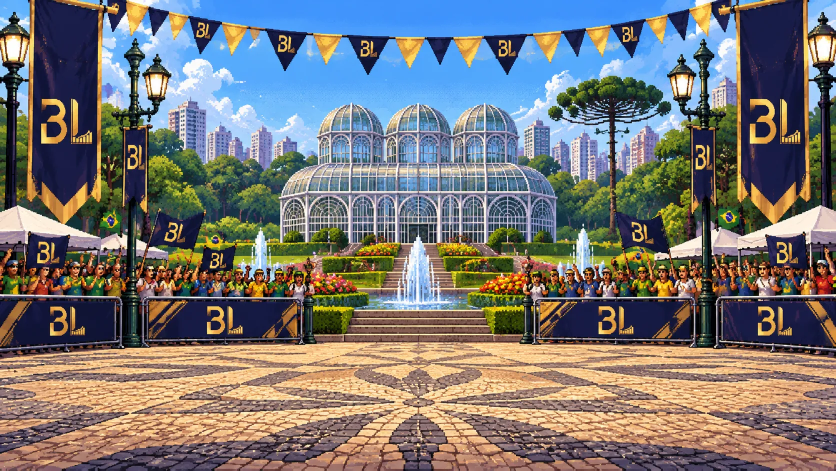
#> input picture scripts/stage-art/curitiba-brasil-leads/source.webp, 1672 x 941 px (shown at 1/2 size)
$ python prepare_curitiba_brasil_leads.py
#> lines starting #> are read from the running program, lines starting #| are printed output that depends on the picture
"""Prepares the CURITIBA BRASIL LEADS stage art (Rodolfo's stage, Brasil Leads) from the official
illustration.

Input : scripts/stage-art/curitiba-brasil-leads/source.webp (1672x941: a petit-pavé plaza in front of
        the Jardim Botânico greenhouse, fountains, flower beds, an araucaria, the skyline,
        Brazilian flags, the crowd behind Brasil Leads barriers, pennants and banners)
Output: public/stages/curitiba-brasil-leads/background.jpg, scaled to the stage's display size.

A still scene with no flyover; the crowd bands are animated from the background itself
(StageConfig.art.crowd), so there are no separate layers.

Offline tool only (not part of the build). Requires Python 3 + Pillow:
    python scripts/stage-art/curitiba-brasil-leads/prepare_curitiba_brasil_leads.py
"""

from pathlib import Path

from PIL import Image

ROOT = Path(__file__).resolve().parents[3]
SOURCE = ROOT / 'scripts/stage-art/curitiba-brasil-leads/source.webp'
OUT = ROOT / 'public/stages/curitiba-brasil-leads'
# Same display scale as the other stages: the art is a bit wider than the 960 px screen so the
# camera can scroll over it with parallax.
DISPLAY_SCALE = 960 * 1.12 / 1672


def main() -> None:
    image = Image.open(SOURCE).convert('RGB')
#> image is the input picture: PIL image 1672x941 RGB; mean R, G, B 121, 119, 117.8
    size = (round(image.width * DISPLAY_SCALE), round(image.height * DISPLAY_SCALE))
#> size = (1075, 605)
    OUT.mkdir(parents=True, exist_ok=True)
    image.resize(size, Image.LANCZOS).save(OUT / 'background.jpg', quality=92, optimize=True)
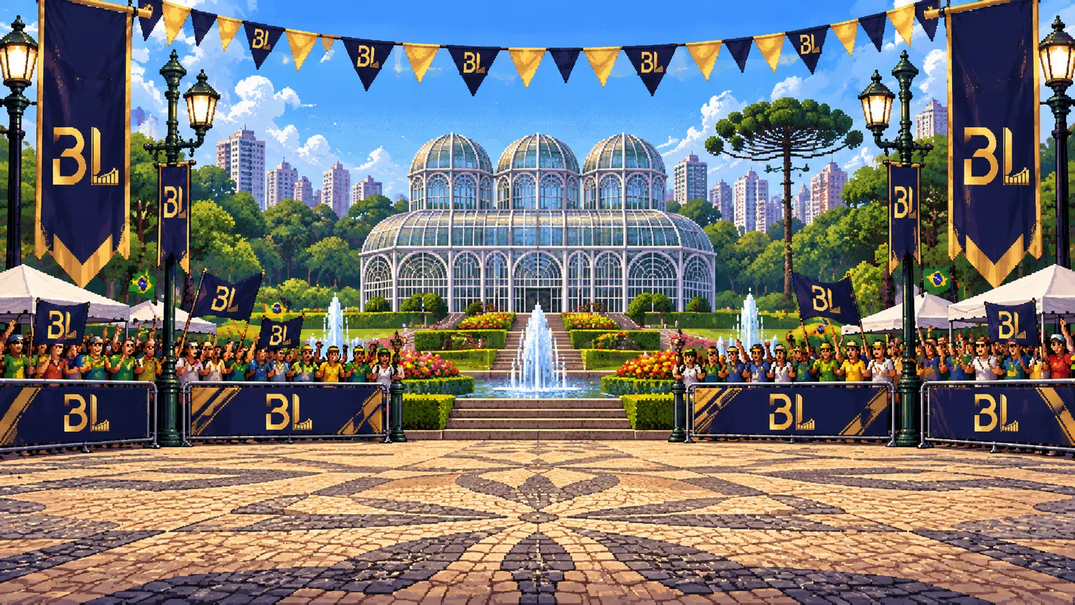
#> saved as background.jpg: PIL image 1075x605 RGB; mean R, G, B 120.9, 119, 117.8
    print(f'background: {size[0]}x{size[1]}')
#| background: 1075x605


if __name__ == '__main__':
    main()
